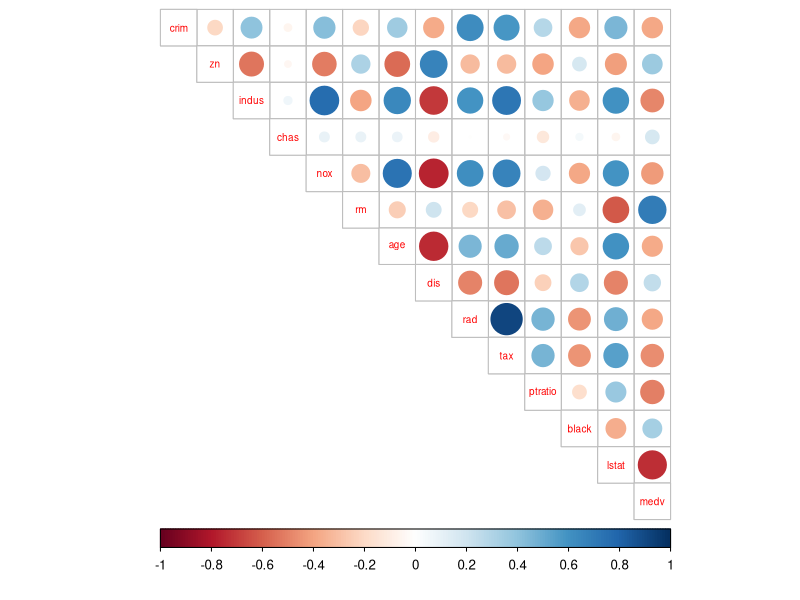
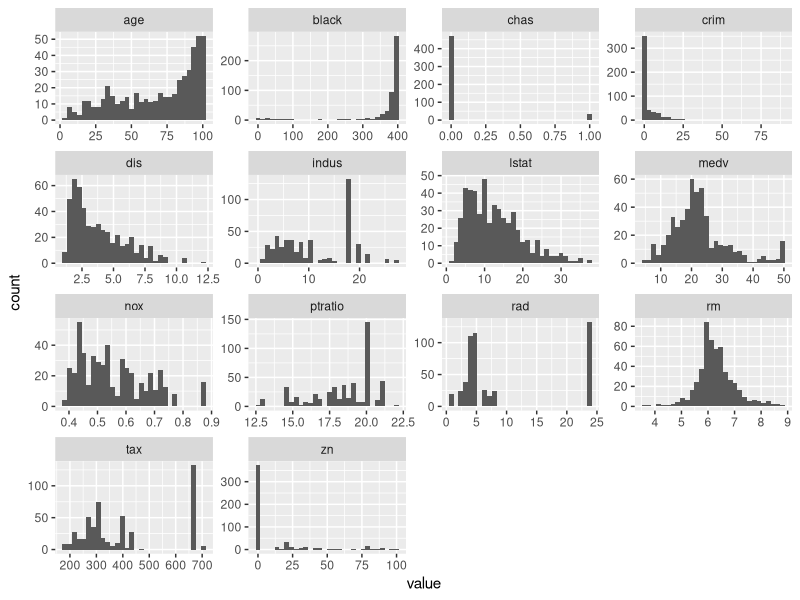
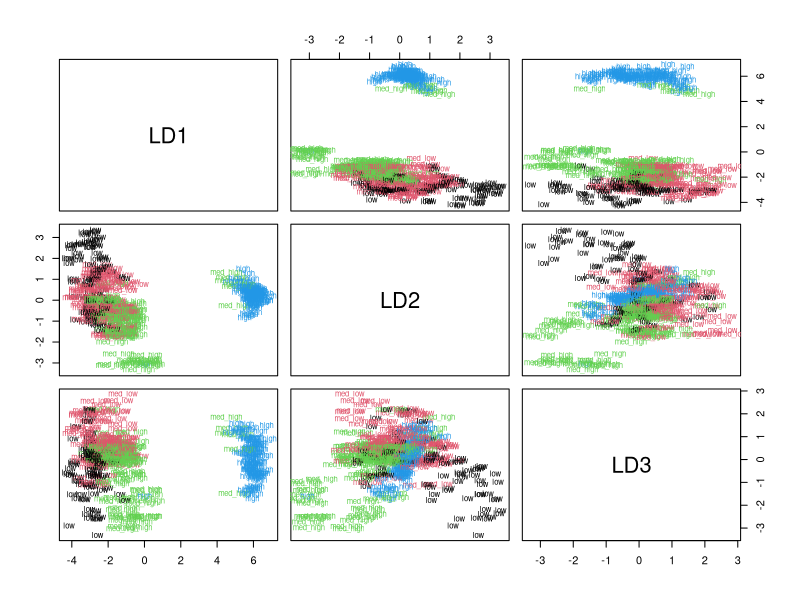
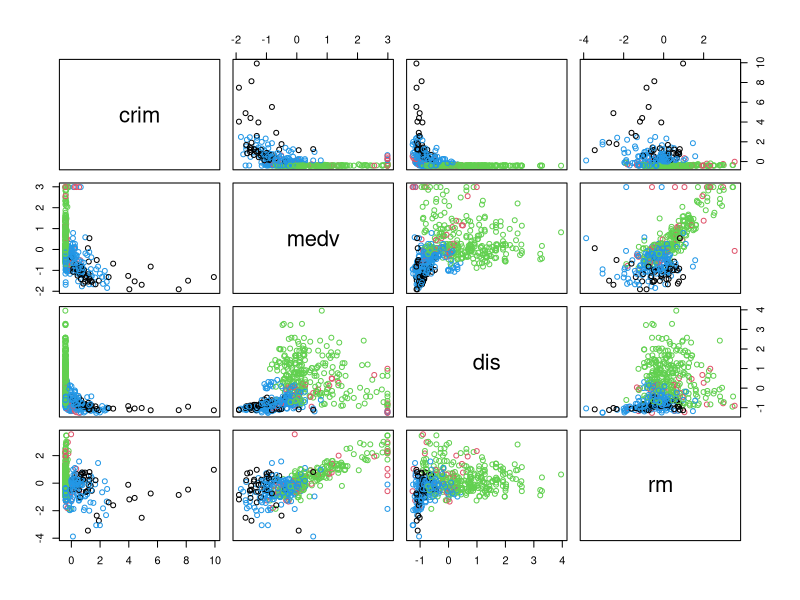
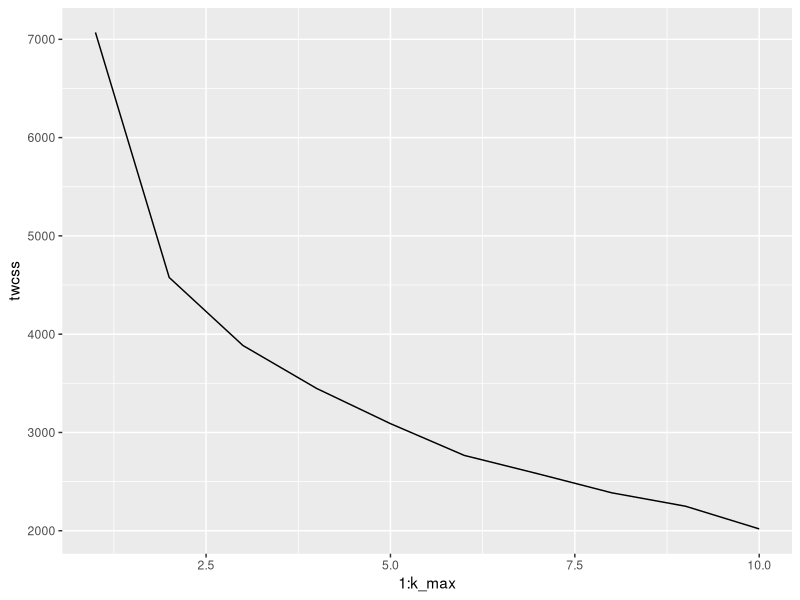
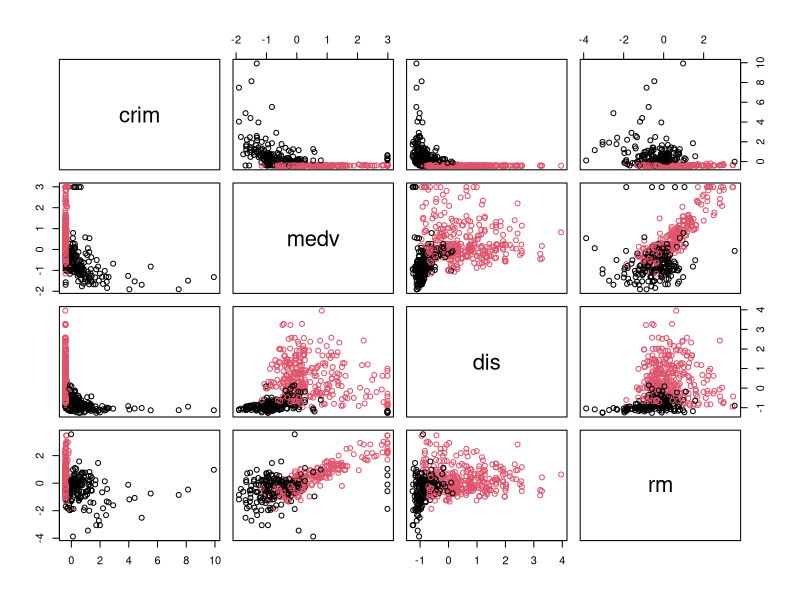
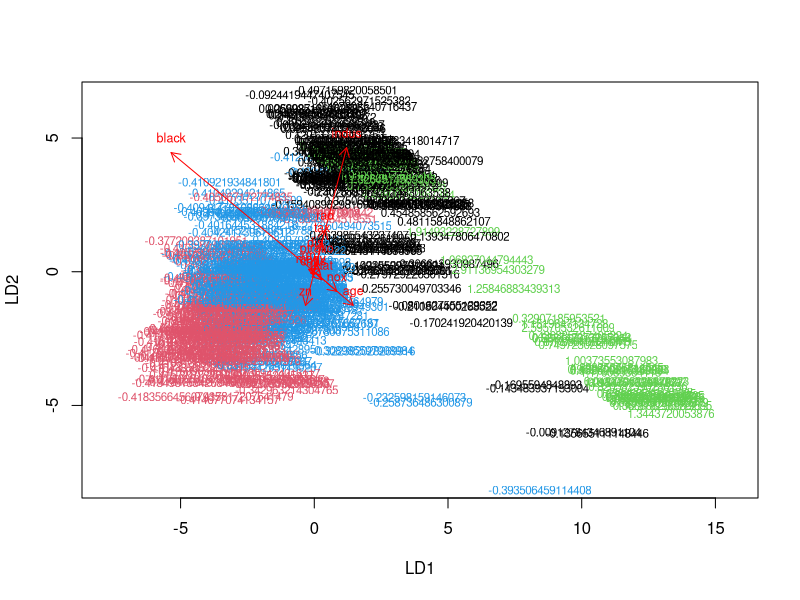

The R source for these figures, in order:
## ---- chunk 1
#load libraries
library(dplyr); library(ggplot2); library(corrplot)
library(MASS); library(tidyr)

## ---- chunk 2
#Let's take a look at the data
data("Boston")
str(Boston)
summary(Boston)
dim(Boston)

#Let's have a looksie. Since there are quite a few variables, plot each 
#plot type separately, instead of using, e.g., pairs.

#Correlations
cor_matrix<-cor(Boston) 
corrplot(cor_matrix, method="circle",type='upper',cl.pos = "b", tl.pos = "d" ,tl.cex = 0.6)

#Histograms
Boston %>%  gather() %>%
  ggplot(aes(value)) +
    facet_wrap(~ key, scales = "free") +
    geom_histogram()


## ---- chunk 3
#scale the dataset
boston_scaled <- as.data.frame(scale(Boston))
summary(boston_scaled)

#Mean vanished, what about the sdev?
apply(boston_scaled,2,sd)

## ---- chunk 4
bins <- quantile(boston_scaled$crim)
crime <- cut(boston_scaled$crim, breaks = bins, include.lowest = TRUE, label=c("low", "med_low", "med_high", "high"))
# remove original crim from the dataset
boston_scaled <- dplyr::select(boston_scaled, -crim)
# add the new categorical value to scaled data
boston_scaled <- data.frame(boston_scaled, crime)


# number of rows in the Boston dataset 
n <- nrow(boston_scaled)
# choose randomly 80% of the rows
ind <- sample(n,  size = n * 0.8)
# create train set
train <- boston_scaled[ind,]
# create test set 
test <- boston_scaled[-ind,]

## ---- chunk 5
# linear discriminant analysis
#crime is the target variable, . indicates that all the other are explanatory 
#variables
lda.fit <- lda(crime ~ . , data = train)

# print the lda.fit object
lda.fit

classes <- as.numeric(train$crime)
plot(lda.fit,dimen=3,col = classes,pch = classes)


## ---- chunk 6

# save the correct classes from test data
correct_classes <- test$crime
# remove the crime variable from test data
test <- dplyr::select(test, -crime)
#Make a prediction
lda.pred <- predict(lda.fit, newdata = test)
#and tabulate the results
table(correct = correct_classes, predicted = lda.pred$class)


## ---- chunk 7
#Since the Boston dataset is untouched, it can be used as-is.
#Rewrite the boston_scaled variable
boston_scaled <- as.data.frame(scale(Boston))

#Check out the distance measures
dist_boston <- dist(Boston)
summary(dist_boston)
km <-kmeans(boston_scaled, centers = 4)
pairs(boston_scaled[c("crim","medv","dis","rm")], col=km$cluster)

## ---- chunk 8

k_max <- 10
# calculate the total within sum of squares
twcss <- sapply(1:k_max, function(k){kmeans(boston_scaled, k)$tot.withinss})

# visualize the results
qplot(x = 1:k_max, y = twcss, geom = 'line')

km <-kmeans(boston_scaled, centers = 2)
pairs(boston_scaled[c("crim","medv","dis","rm")], col=km$cluster)

## ---- chunk 9
#Since the Boston dataset is untouched, it can be used as-is.
#Rewrite the boston_scaled variable
boston_scaled <- as.data.frame(scale(Boston))

#Use four clusters this time
km <-kmeans(boston_scaled, centers = 4)
clusters = km$cluster
lda.fit <- lda(crim ~ . , data = boston_scaled)

lda.arrows <- function(x, myscale = 1, arrow_heads = 0.1, color = "red", tex = 0.75, choices = c(1,2)){
  heads <- coef(x)
  
  arrows(x0 = 0, y0 = 0, 
         x1 = myscale * heads[,choices[1]], 
         y1 = myscale * heads[,choices[2]], col=color, length = arrow_heads)
  text(myscale * heads[,choices], labels = row.names(heads), 
       cex = tex, col=color, pos=3)
}


#plot(lda.fit,dimen=2,col = clusters,pch = clusters)
plot(lda.fit,dimen=2,col = clusters,pch = clusters)+lda.arrows(lda.fit,myscale=2.0)

